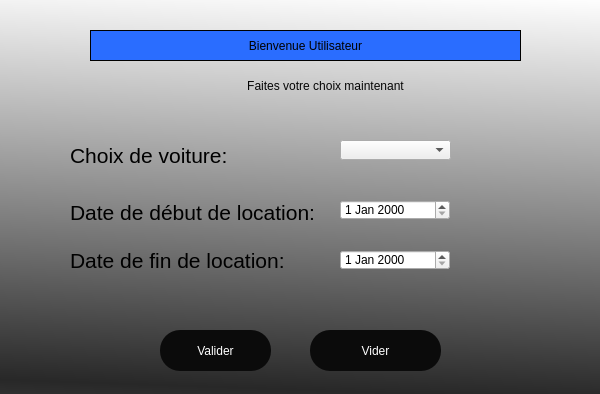
<?xml version="1.0" encoding="UTF-8"?>
<ui version="4.0">
 <class>Dialog</class>
 <widget class="QDialog" name="Dialog">
  <property name="enabled">
   <bool>true</bool>
  </property>
  <property name="geometry">
   <rect>
    <x>0</x>
    <y>0</y>
    <width>600</width>
    <height>394</height>
   </rect>
  </property>
  <property name="windowTitle">
   <string>Dialog</string>
  </property>
  <widget class="QWidget" name="Widget" native="true">
   <property name="enabled">
    <bool>true</bool>
   </property>
   <property name="geometry">
    <rect>
     <x>0</x>
     <y>0</y>
     <width>651</width>
     <height>401</height>
    </rect>
   </property>
   <property name="styleSheet">
    <string notr="true">background-color: qlineargradient(spread:reflect, x1:0.943, y1:1, x2:1, y2:0, stop:0 rgba(40, 40, 40, 255), stop:1 rgba(255, 255, 255, 255));</string>
   </property>
   <widget class="QLabel" name="username">
    <property name="geometry">
     <rect>
      <x>90</x>
      <y>30</y>
      <width>431</width>
      <height>31</height>
     </rect>
    </property>
    <property name="styleSheet">
     <string notr="true">font: 28pt &quot;MS Shell Dlg 2&quot;;background-color:rgb(42, 109, 255)</string>
    </property>
    <property name="frameShape">
     <enum>QFrame::Box</enum>
    </property>
    <property name="text">
     <string>Bienvenue Utilisateur</string>
    </property>
    <property name="textFormat">
     <enum>Qt::AutoText</enum>
    </property>
    <property name="alignment">
     <set>Qt::AlignCenter</set>
    </property>
    <property name="wordWrap">
     <bool>false</bool>
    </property>
   </widget>
   <widget class="QLabel" name="label_2">
    <property name="geometry">
     <rect>
      <x>100</x>
      <y>60</y>
      <width>451</width>
      <height>51</height>
     </rect>
    </property>
    <property name="styleSheet">
     <string notr="true">font: 20pt &quot;MS Shell Dlg 2&quot;;
background-color: None;
color: rgb(6, 6, 6);</string>
    </property>
    <property name="text">
     <string>Faites votre choix maintenant</string>
    </property>
    <property name="alignment">
     <set>Qt::AlignCenter</set>
    </property>
   </widget>
   <widget class="QLabel" name="label_4">
    <property name="geometry">
     <rect>
      <x>70</x>
      <y>200</y>
      <width>311</width>
      <height>21</height>
     </rect>
    </property>
    <property name="styleSheet">
     <string notr="true">background-color: None;</string>
    </property>
    <property name="text">
     <string>&lt;html&gt;&lt;head/&gt;&lt;body&gt;&lt;p&gt;&lt;span style=&quot; font-size:16pt;&quot;&gt;Date de début de location:&lt;/span&gt;&lt;/p&gt;&lt;/body&gt;&lt;/html&gt;</string>
    </property>
   </widget>
   <widget class="QLabel" name="label_5">
    <property name="geometry">
     <rect>
      <x>70</x>
      <y>240</y>
      <width>241</width>
      <height>41</height>
     </rect>
    </property>
    <property name="styleSheet">
     <string notr="true">background-color: None;</string>
    </property>
    <property name="text">
     <string>&lt;html&gt;&lt;head/&gt;&lt;body&gt;&lt;p&gt;&lt;span style=&quot; font-size:16pt;&quot;&gt;Date de fin de location:&lt;/span&gt;&lt;/p&gt;&lt;/body&gt;&lt;/html&gt;</string>
    </property>
   </widget>
   <widget class="QLabel" name="label_6">
    <property name="geometry">
     <rect>
      <x>70</x>
      <y>140</y>
      <width>251</width>
      <height>31</height>
     </rect>
    </property>
    <property name="styleSheet">
     <string notr="true">background-color: None;</string>
    </property>
    <property name="text">
     <string>&lt;html&gt;&lt;head/&gt;&lt;body&gt;&lt;p&gt;&lt;span style=&quot; font-size:16pt;&quot;&gt;Choix de voiture:&lt;/span&gt;&lt;/p&gt;&lt;/body&gt;&lt;/html&gt;</string>
    </property>
   </widget>
   <widget class="QDateEdit" name="DateDebut">
    <property name="geometry">
     <rect>
      <x>340</x>
      <y>200</y>
      <width>110</width>
      <height>20</height>
     </rect>
    </property>
    <property name="styleSheet">
     <string notr="true">background-color: None;</string>
    </property>
   </widget>
   <widget class="QDateEdit" name="DateFin">
    <property name="geometry">
     <rect>
      <x>340</x>
      <y>250</y>
      <width>110</width>
      <height>20</height>
     </rect>
    </property>
    <property name="styleSheet">
     <string notr="true">background-color: None;</string>
    </property>
   </widget>
   <widget class="QComboBox" name="choixVoiture">
    <property name="geometry">
     <rect>
      <x>340</x>
      <y>140</y>
      <width>111</width>
      <height>20</height>
     </rect>
    </property>
    <property name="styleSheet">
     <string notr="true">background-color: None;</string>
    </property>
   </widget>
   <widget class="QPushButton" name="Submit">
    <property name="geometry">
     <rect>
      <x>160</x>
      <y>330</y>
      <width>111</width>
      <height>41</height>
     </rect>
    </property>
    <property name="styleSheet">
     <string notr="true">border-radius:20px;
background-color: rgb(11, 11, 11);
color:white;
font: 22pt &quot;MS Shell Dlg 2&quot;;</string>
    </property>
    <property name="text">
     <string>Valider</string>
    </property>
    <property name="iconSize">
     <size>
      <width>12</width>
      <height>12</height>
     </size>
    </property>
    <property name="checkable">
     <bool>true</bool>
    </property>
    <property name="autoDefault">
     <bool>true</bool>
    </property>
    <property name="default">
     <bool>false</bool>
    </property>
    <property name="flat">
     <bool>false</bool>
    </property>
   </widget>
   <widget class="QPushButton" name="Reset">
    <property name="geometry">
     <rect>
      <x>310</x>
      <y>330</y>
      <width>131</width>
      <height>41</height>
     </rect>
    </property>
    <property name="styleSheet">
     <string notr="true">border-radius:20px;
background-color: rgb(11, 11, 11);
color:white;
font: 22pt &quot;MS Shell Dlg 2&quot;;</string>
    </property>
    <property name="text">
     <string>Vider</string>
    </property>
    <property name="iconSize">
     <size>
      <width>12</width>
      <height>12</height>
     </size>
    </property>
    <property name="checkable">
     <bool>true</bool>
    </property>
    <property name="autoDefault">
     <bool>true</bool>
    </property>
    <property name="default">
     <bool>false</bool>
    </property>
    <property name="flat">
     <bool>false</bool>
    </property>
   </widget>
  </widget>
 </widget>
 <resources/>
 <connections/>
</ui>
